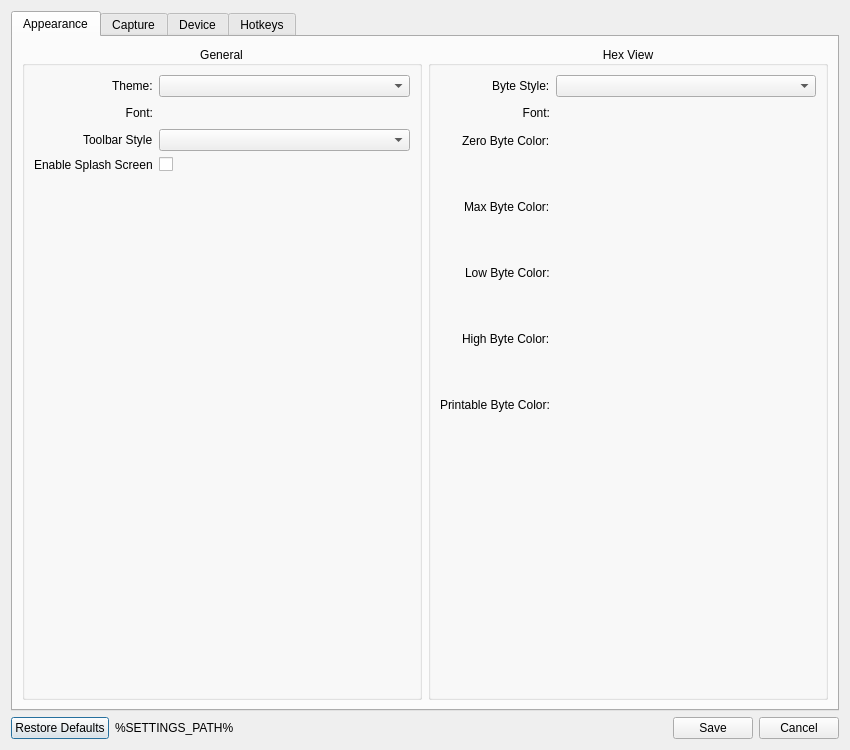
<?xml version="1.0" encoding="UTF-8"?>
<ui version="4.0">
 <class>PreferencesWindow</class>
 <widget class="QDialog" name="PreferencesWindow">
  <property name="geometry">
   <rect>
    <x>0</x>
    <y>0</y>
    <width>850</width>
    <height>750</height>
   </rect>
  </property>
  <property name="sizePolicy">
   <sizepolicy hsizetype="Preferred" vsizetype="Minimum">
    <horstretch>0</horstretch>
    <verstretch>0</verstretch>
   </sizepolicy>
  </property>
  <property name="minimumSize">
   <size>
    <width>850</width>
    <height>750</height>
   </size>
  </property>
  <property name="maximumSize">
   <size>
    <width>850</width>
    <height>750</height>
   </size>
  </property>
  <property name="windowTitle">
   <string>Preferences</string>
  </property>
  <property name="windowIcon">
   <iconset theme="preferences-other">
    <normaloff>.</normaloff>.</iconset>
  </property>
  <property name="modal">
   <bool>true</bool>
  </property>
  <layout class="QVBoxLayout" name="verticalLayout">
   <item>
    <widget class="QTabWidget" name="tabWidget">
     <property name="tabPosition">
      <enum>QTabWidget::North</enum>
     </property>
     <property name="tabShape">
      <enum>QTabWidget::Rounded</enum>
     </property>
     <property name="currentIndex">
      <number>0</number>
     </property>
     <property name="iconSize">
      <size>
       <width>64</width>
       <height>64</height>
      </size>
     </property>
     <property name="documentMode">
      <bool>false</bool>
     </property>
     <widget class="QWidget" name="tab_appearance">
      <attribute name="icon">
       <iconset theme="preferences-desktop-theme-global">
        <normaloff>.</normaloff>.</iconset>
      </attribute>
      <attribute name="title">
       <string>Appearance</string>
      </attribute>
      <layout class="QGridLayout" name="gridLayout">
       <item row="0" column="1">
        <widget class="QGroupBox" name="groupBox">
         <property name="title">
          <string>Hex View</string>
         </property>
         <property name="alignment">
          <set>Qt::AlignCenter</set>
         </property>
         <property name="flat">
          <bool>false</bool>
         </property>
         <property name="checkable">
          <bool>false</bool>
         </property>
         <layout class="QFormLayout" name="formLayout">
          <property name="fieldGrowthPolicy">
           <enum>QFormLayout::AllNonFixedFieldsGrow</enum>
          </property>
          <property name="rowWrapPolicy">
           <enum>QFormLayout::DontWrapRows</enum>
          </property>
          <property name="labelAlignment">
           <set>Qt::AlignRight|Qt::AlignTrailing|Qt::AlignVCenter</set>
          </property>
          <property name="formAlignment">
           <set>Qt::AlignHCenter|Qt::AlignTop</set>
          </property>
          <item row="0" column="0">
           <widget class="QLabel" name="label_5">
            <property name="text">
             <string>Byte Style:</string>
            </property>
           </widget>
          </item>
          <item row="0" column="1">
           <widget class="QComboBox" name="cmb_hex_byte_style"/>
          </item>
          <item row="1" column="0">
           <widget class="QLabel" name="label_4">
            <property name="text">
             <string>Font:</string>
            </property>
            <property name="alignment">
             <set>Qt::AlignRight|Qt::AlignTrailing|Qt::AlignVCenter</set>
            </property>
           </widget>
          </item>
          <item row="1" column="1">
           <widget class="FontPicker" name="fp_hex" native="true">
            <property name="minimumSize">
             <size>
              <width>40</width>
              <height>20</height>
             </size>
            </property>
           </widget>
          </item>
          <item row="2" column="0">
           <widget class="QLabel" name="label_6">
            <property name="text">
             <string>Zero Byte Color:</string>
            </property>
           </widget>
          </item>
          <item row="2" column="1">
           <widget class="ColorPicker" name="clr_zero" native="true">
            <property name="minimumSize">
             <size>
              <width>114</width>
              <height>60</height>
             </size>
            </property>
            <property name="maximumSize">
             <size>
              <width>114</width>
              <height>60</height>
             </size>
            </property>
           </widget>
          </item>
          <item row="3" column="0">
           <widget class="QLabel" name="label_9">
            <property name="text">
             <string>Max Byte Color:</string>
            </property>
           </widget>
          </item>
          <item row="3" column="1">
           <widget class="ColorPicker" name="clr_max" native="true">
            <property name="minimumSize">
             <size>
              <width>114</width>
              <height>60</height>
             </size>
            </property>
            <property name="maximumSize">
             <size>
              <width>114</width>
              <height>60</height>
             </size>
            </property>
           </widget>
          </item>
          <item row="4" column="0">
           <widget class="QLabel" name="label_7">
            <property name="text">
             <string>Low Byte Color:</string>
            </property>
           </widget>
          </item>
          <item row="4" column="1">
           <widget class="ColorPicker" name="clr_low" native="true">
            <property name="minimumSize">
             <size>
              <width>114</width>
              <height>60</height>
             </size>
            </property>
            <property name="maximumSize">
             <size>
              <width>114</width>
              <height>60</height>
             </size>
            </property>
           </widget>
          </item>
          <item row="5" column="0">
           <widget class="QLabel" name="label_8">
            <property name="text">
             <string>High Byte Color:</string>
            </property>
           </widget>
          </item>
          <item row="5" column="1">
           <widget class="ColorPicker" name="clr_high" native="true">
            <property name="minimumSize">
             <size>
              <width>114</width>
              <height>60</height>
             </size>
            </property>
            <property name="maximumSize">
             <size>
              <width>114</width>
              <height>60</height>
             </size>
            </property>
           </widget>
          </item>
          <item row="6" column="0">
           <widget class="QLabel" name="label_10">
            <property name="text">
             <string>Printable Byte Color:</string>
            </property>
           </widget>
          </item>
          <item row="6" column="1">
           <widget class="ColorPicker" name="clr_printable" native="true">
            <property name="minimumSize">
             <size>
              <width>114</width>
              <height>60</height>
             </size>
            </property>
            <property name="maximumSize">
             <size>
              <width>114</width>
              <height>60</height>
             </size>
            </property>
           </widget>
          </item>
         </layout>
        </widget>
       </item>
       <item row="0" column="0">
        <widget class="QGroupBox" name="groupBox_2">
         <property name="title">
          <string>General</string>
         </property>
         <property name="alignment">
          <set>Qt::AlignCenter</set>
         </property>
         <layout class="QFormLayout" name="formLayout_2">
          <property name="fieldGrowthPolicy">
           <enum>QFormLayout::AllNonFixedFieldsGrow</enum>
          </property>
          <property name="labelAlignment">
           <set>Qt::AlignRight|Qt::AlignTrailing|Qt::AlignVCenter</set>
          </property>
          <property name="formAlignment">
           <set>Qt::AlignHCenter|Qt::AlignTop</set>
          </property>
          <item row="0" column="0">
           <widget class="QLabel" name="label">
            <property name="text">
             <string>Theme:</string>
            </property>
           </widget>
          </item>
          <item row="0" column="1">
           <widget class="QComboBox" name="cmb_theme"/>
          </item>
          <item row="1" column="0">
           <widget class="QLabel" name="label_2">
            <property name="text">
             <string>Font:</string>
            </property>
            <property name="alignment">
             <set>Qt::AlignRight|Qt::AlignTrailing|Qt::AlignVCenter</set>
            </property>
           </widget>
          </item>
          <item row="1" column="1">
           <widget class="FontPicker" name="fp_main" native="true">
            <property name="minimumSize">
             <size>
              <width>40</width>
              <height>20</height>
             </size>
            </property>
           </widget>
          </item>
          <item row="2" column="0">
           <widget class="QLabel" name="label_3">
            <property name="text">
             <string>Toolbar Style</string>
            </property>
           </widget>
          </item>
          <item row="2" column="1">
           <widget class="QComboBox" name="cmb_toolbar_style">
            <property name="currentText">
             <string/>
            </property>
            <property name="currentIndex">
             <number>-1</number>
            </property>
           </widget>
          </item>
          <item row="3" column="0">
           <widget class="QLabel" name="label_11">
            <property name="text">
             <string>Enable Splash Screen</string>
            </property>
           </widget>
          </item>
          <item row="3" column="1">
           <widget class="QCheckBox" name="chk_splash">
            <property name="text">
             <string/>
            </property>
           </widget>
          </item>
         </layout>
        </widget>
       </item>
      </layout>
     </widget>
     <widget class="QWidget" name="tab_capture">
      <attribute name="icon">
       <iconset theme="media-record">
        <normaloff>.</normaloff>.</iconset>
      </attribute>
      <attribute name="title">
       <string>Capture</string>
      </attribute>
      <layout class="QGridLayout" name="gridLayout_2">
       <item row="0" column="0">
        <widget class="QGroupBox" name="groupBox_3">
         <property name="title">
          <string>Capture Buffer</string>
         </property>
         <property name="flat">
          <bool>false</bool>
         </property>
         <property name="checkable">
          <bool>false</bool>
         </property>
         <layout class="QFormLayout" name="formLayout_3">
          <property name="formAlignment">
           <set>Qt::AlignHCenter|Qt::AlignTop</set>
          </property>
          <item row="0" column="0">
           <widget class="QLabel" name="label_12">
            <property name="text">
             <string>Size:</string>
            </property>
           </widget>
          </item>
          <item row="0" column="1">
           <widget class="QSpinBox" name="sb_capture_bsize">
            <property name="wrapping">
             <bool>false</bool>
            </property>
            <property name="showGroupSeparator" stdset="0">
             <bool>false</bool>
            </property>
            <property name="suffix">
             <string> MiB</string>
            </property>
            <property name="minimum">
             <number>1</number>
            </property>
            <property name="maximum">
             <number>32768</number>
            </property>
            <property name="value">
             <number>4096</number>
            </property>
           </widget>
          </item>
          <item row="1" column="0">
           <widget class="QLabel" name="label_13">
            <property name="text">
             <string>Buffer Type:</string>
            </property>
           </widget>
          </item>
          <item row="1" column="1">
           <widget class="QComboBox" name="cmb_cb_type"/>
          </item>
          <item row="2" column="0">
           <widget class="QLabel" name="label_14">
            <property name="text">
             <string>Backend:</string>
            </property>
           </widget>
          </item>
          <item row="2" column="1">
           <widget class="QComboBox" name="cmb_cb_backend"/>
          </item>
         </layout>
        </widget>
       </item>
      </layout>
     </widget>
     <widget class="QWidget" name="tab_device">
      <attribute name="icon">
       <iconset theme="show_table_column">
        <normaloff>.</normaloff>.</iconset>
      </attribute>
      <attribute name="title">
       <string>Device</string>
      </attribute>
     </widget>
     <widget class="QWidget" name="tab_hotkeys">
      <attribute name="icon">
       <iconset theme="help-keybord-shortcuts"/>
      </attribute>
      <attribute name="title">
       <string>Hotkeys</string>
      </attribute>
      <layout class="QVBoxLayout" name="verticalLayout_2">
       <item>
        <widget class="QLineEdit" name="le_keybind_search">
         <property name="placeholderText">
          <string>Search...</string>
         </property>
        </widget>
       </item>
       <item>
        <widget class="QTreeWidget" name="tv_hotkeys">
         <property name="alternatingRowColors">
          <bool>true</bool>
         </property>
         <property name="selectionBehavior">
          <enum>QAbstractItemView::SelectItems</enum>
         </property>
         <property name="rootIsDecorated">
          <bool>true</bool>
         </property>
         <property name="uniformRowHeights">
          <bool>true</bool>
         </property>
         <property name="sortingEnabled">
          <bool>false</bool>
         </property>
         <property name="allColumnsShowFocus">
          <bool>false</bool>
         </property>
         <property name="columnCount">
          <number>2</number>
         </property>
         <attribute name="headerCascadingSectionResizes">
          <bool>true</bool>
         </attribute>
         <attribute name="headerDefaultSectionSize">
          <number>256</number>
         </attribute>
         <attribute name="headerHighlightSections">
          <bool>true</bool>
         </attribute>
         <attribute name="headerShowSortIndicator" stdset="0">
          <bool>false</bool>
         </attribute>
         <column>
          <property name="text">
           <string>Action</string>
          </property>
         </column>
         <column>
          <property name="text">
           <string>Shortcut</string>
          </property>
         </column>
         <item>
          <property name="text">
           <string>Menu</string>
          </property>
          <item>
           <property name="text">
            <string>File</string>
           </property>
           <item>
            <property name="text">
             <string>New Session</string>
            </property>
           </item>
           <item>
            <property name="text">
             <string>Open</string>
            </property>
           </item>
           <item>
            <property name="text">
             <string>Save</string>
            </property>
           </item>
           <item>
            <property name="text">
             <string>Save As...</string>
            </property>
           </item>
           <item>
            <property name="text">
             <string>Export As...</string>
            </property>
           </item>
           <item>
            <property name="text">
             <string>Quit</string>
            </property>
           </item>
          </item>
          <item>
           <property name="text">
            <string>Edit</string>
           </property>
           <item>
            <property name="text">
             <string>Copy As...</string>
            </property>
            <item>
             <property name="text">
              <string>Raw Binary</string>
             </property>
            </item>
            <item>
             <property name="text">
              <string>Hex Encoded String</string>
             </property>
            </item>
            <item>
             <property name="text">
              <string>C Style Array</string>
             </property>
            </item>
            <item>
             <property name="text">
              <string>C++ Style Array</string>
             </property>
            </item>
            <item>
             <property name="text">
              <string>JSON</string>
             </property>
            </item>
           </item>
           <item>
            <property name="text">
             <string>Find</string>
            </property>
           </item>
           <item>
            <property name="text">
             <string>Find Next</string>
            </property>
           </item>
           <item>
            <property name="text">
             <string>Find Previous</string>
            </property>
           </item>
           <item>
            <property name="text">
             <string>Chrono Shift</string>
            </property>
           </item>
           <item>
            <property name="text">
             <string>Preferences</string>
            </property>
           </item>
          </item>
          <item>
           <property name="text">
            <string>View</string>
           </property>
           <property name="text">
            <string/>
           </property>
           <item>
            <property name="text">
             <string>Hex View</string>
            </property>
           </item>
           <item>
            <property name="text">
             <string>Dissector</string>
            </property>
           </item>
           <item>
            <property name="text">
             <string>REPL</string>
            </property>
           </item>
           <item>
            <property name="text">
             <string>Toolbar</string>
            </property>
           </item>
           <item>
            <property name="text">
             <string>Bus Topology</string>
            </property>
           </item>
          </item>
          <item>
           <property name="text">
            <string>Go</string>
           </property>
           <property name="text">
            <string/>
           </property>
           <item>
            <property name="text">
             <string>Go To Message</string>
            </property>
           </item>
           <item>
            <property name="text">
             <string>Next Message</string>
            </property>
           </item>
           <item>
            <property name="text">
             <string>Previous Message</string>
            </property>
           </item>
           <item>
            <property name="text">
             <string>First Message</string>
            </property>
           </item>
           <item>
            <property name="text">
             <string>Last Message</string>
            </property>
           </item>
          </item>
          <item>
           <property name="text">
            <string>Capture</string>
           </property>
           <item>
            <property name="text">
             <string>Triggers</string>
            </property>
           </item>
           <item>
            <property name="text">
             <string>Stop</string>
            </property>
           </item>
           <item>
            <property name="text">
             <string>Start</string>
            </property>
           </item>
           <item>
            <property name="text">
             <string>Select Device</string>
            </property>
           </item>
           <item>
            <property name="text">
             <string>Restart</string>
            </property>
           </item>
           <item>
            <property name="text">
             <string>Replay</string>
            </property>
           </item>
           <item>
            <property name="text">
             <string>Live Scroll</string>
            </property>
           </item>
           <item>
            <property name="text">
             <string>Filters</string>
            </property>
            <property name="flags">
             <set>ItemIsSelectable|ItemIsDragEnabled|ItemIsDropEnabled|ItemIsEnabled</set>
            </property>
           </item>
          </item>
          <item>
           <property name="text">
            <string>Help</string>
           </property>
           <property name="flags">
            <set>ItemIsSelectable|ItemIsDragEnabled|ItemIsDropEnabled|ItemIsEnabled</set>
           </property>
           <item>
            <property name="text">
             <string>Website</string>
            </property>
            <property name="text">
             <string/>
            </property>
           </item>
           <item>
            <property name="text">
             <string>About</string>
            </property>
           </item>
          </item>
         </item>
        </widget>
       </item>
      </layout>
     </widget>
    </widget>
   </item>
   <item>
    <layout class="QHBoxLayout" name="horizontalLayout">
     <item>
      <widget class="QPushButton" name="btn_reset">
       <property name="text">
        <string>Restore Defaults</string>
       </property>
       <property name="icon">
        <iconset theme="kt-restore-defaults"/>
       </property>
      </widget>
     </item>
     <item>
      <widget class="QLabel" name="lbl_settings">
       <property name="text">
        <string>%SETTINGS_PATH%</string>
       </property>
      </widget>
     </item>
     <item>
      <spacer name="horizontalSpacer">
       <property name="orientation">
        <enum>Qt::Horizontal</enum>
       </property>
       <property name="sizeHint" stdset="0">
        <size>
         <width>40</width>
         <height>20</height>
        </size>
       </property>
      </spacer>
     </item>
     <item>
      <widget class="QPushButton" name="btn_save">
       <property name="text">
        <string>Save</string>
       </property>
       <property name="icon">
        <iconset theme="dialog-ok-apply">
         <normaloff>.</normaloff>.</iconset>
       </property>
      </widget>
     </item>
     <item>
      <widget class="QPushButton" name="btn_cancel">
       <property name="text">
        <string>Cancel</string>
       </property>
       <property name="icon">
        <iconset theme="dialog-cancel">
         <normaloff>.</normaloff>.</iconset>
       </property>
      </widget>
     </item>
    </layout>
   </item>
  </layout>
 </widget>
 <customwidgets>
  <customwidget>
   <class>FontPicker</class>
   <extends>QWidget</extends>
   <header>widgets/font_picker.py</header>
   <container>1</container>
  </customwidget>
  <customwidget>
   <class>ColorPicker</class>
   <extends>QWidget</extends>
   <header>widgets/color_picker.py</header>
   <container>1</container>
  </customwidget>
 </customwidgets>
 <resources/>
 <connections>
  <connection>
   <sender>btn_cancel</sender>
   <signal>clicked()</signal>
   <receiver>PreferencesWindow</receiver>
   <slot>reject()</slot>
   <hints>
    <hint type="sourcelabel">
     <x>750</x>
     <y>575</y>
    </hint>
    <hint type="destinationlabel">
     <x>399</x>
     <y>299</y>
    </hint>
   </hints>
  </connection>
 </connections>
</ui>
